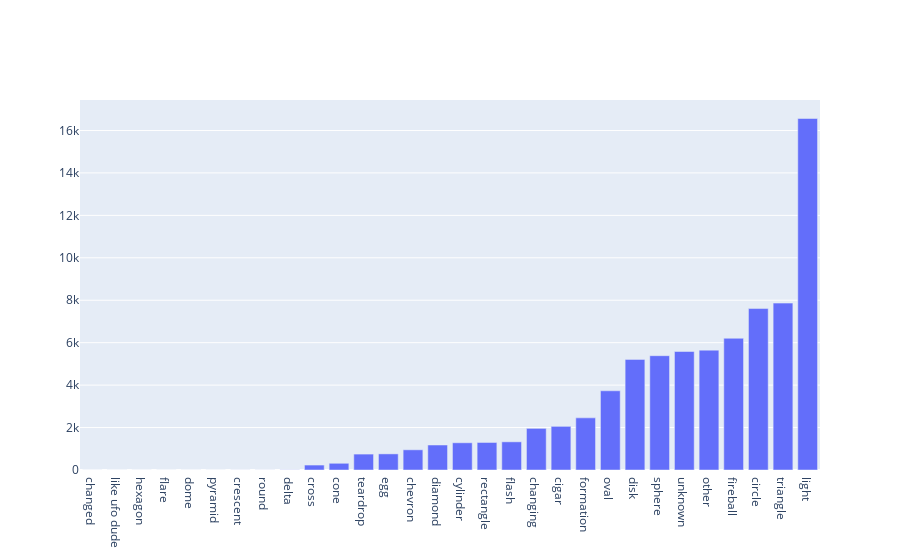
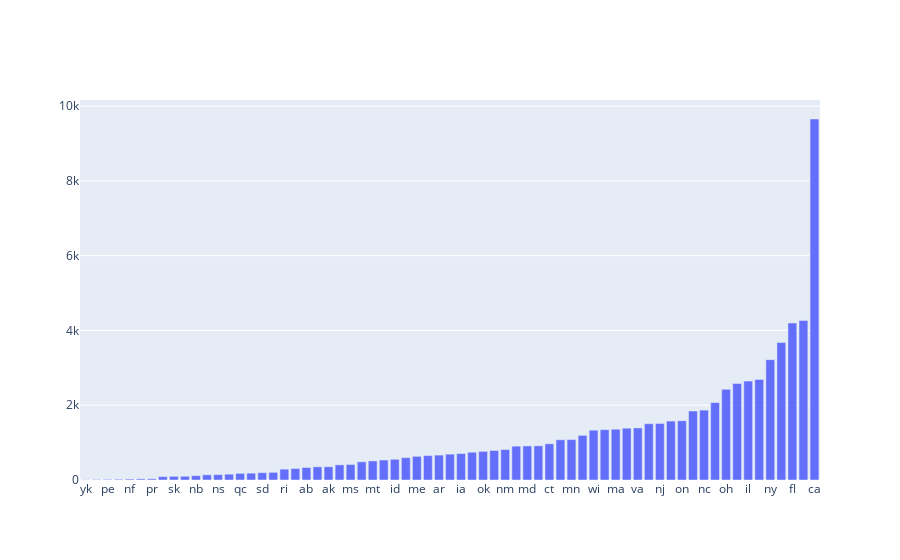

Notebook cell for these charts, in order:
### Markdown cell above
Вариант 7.
1.	Получите все дни наблюдения НЛО между 1955-12-10 и 1969-06-10.
2.	Посчитайте частоту отчетов об НЛО по форме корабля и региону

### Code cell
from plotly.offline import iplot
import plotly.graph_objects as go

# 1 Часть

filter = (df['date'] > '1955-12-10') & (df['date'] <= '1969-06-10')
df1 = df.loc[filter]
print('Выборка между 10 Дек 1955 и 10 Июн 1969')
print(len(df1), 'наблюдений')
display(df1)

# 2 Часть
groupby_shape = df.groupby('UFO_shape').size().reset_index(name='count').sort_values('count')
iplot(go.Figure(data=[go.Bar(
   x = groupby_shape['UFO_shape'],
   y = groupby_shape['count']
)]))

groupby_state = df.groupby('state/province').size().reset_index(name='count').sort_values('count')
iplot(go.Figure(data=[go.Bar(
   x = groupby_state['state/province'],
   y = groupby_state['count']
)]))

### Figure 1 — Plotly figure (JSON) as saved in the notebook; plotly's stock layout.template omitted (floating-point values rounded to 4 significant figures)
{"data": [{"type": "bar", "x": ["changed", "like ufo dude", "hexagon", "flare", "dome", "pyramid", "crescent", "round", "delta", "cross", "cone", "teardrop", "egg", "chevron", "diamond", "cylinder", "rectangle", "flash", "changing", "cigar", "formation", "oval", "disk", "sphere", "unknown", "other", "fireball", "circle", "triangle", "light"], "y": [1, 1, 1, 1, 1, 1, 2, 2, 7, 233, 316, 750, 759, 952, 1178, 1283, 1297, 1328, 1962, 2057, 2457, 3733, 5213, 5387, 5584, 5649, 6208, 7608, 7865, 16565]}], "layout": {}}

### Figure 2 — Plotly figure (JSON) as saved in the notebook; plotly's stock layout.template omitted (floating-point values rounded to 4 significant figures)
{"data": [{"type": "bar", "x": ["yk", "yt", "pe", "nt", "nf", "sa", "pr", "pq", "sk", "dc", "nb", "nd", "ns", "mb", "qc", "de", "sd", "wy", "ri", "vt", "ab", "hi", "ak", "ne", "ms", "wv", "mt", "nh", "id", "la", "me", "ks", "ar", "al", "ia", "ut", "ok", "bc", "nm", "nv", "md", "ky", "ct", "sc", "mn", "tn", "wi", "ga", "ma", "in", "va", "co", "nj", "mo", "on", "or", "nc", "mi", "oh", "pa", "il", "az", "ny", "tx", "fl", "wa", "ca"], "y": [7, 13, 17, 20, 25, 30, 33, 90, 98, 99, 116, 138, 143, 155, 178, 183, 196, 205, 290, 307, 333, 353, 354, 405, 415, 486, 510, 535, 554, 598, 633, 653, 666, 691, 707, 743, 766, 788, 815, 905, 911, 914, 968, 1076, 1081, 1194, 1333, 1347, 1358, 1386, 1393, 1505, 1512, 1576, 1584, 1845, 1869, 2071, 2425, 2582, 2645, 2689, 3219, 3677, 4200, 4268, 9655]}], "layout": {}}
